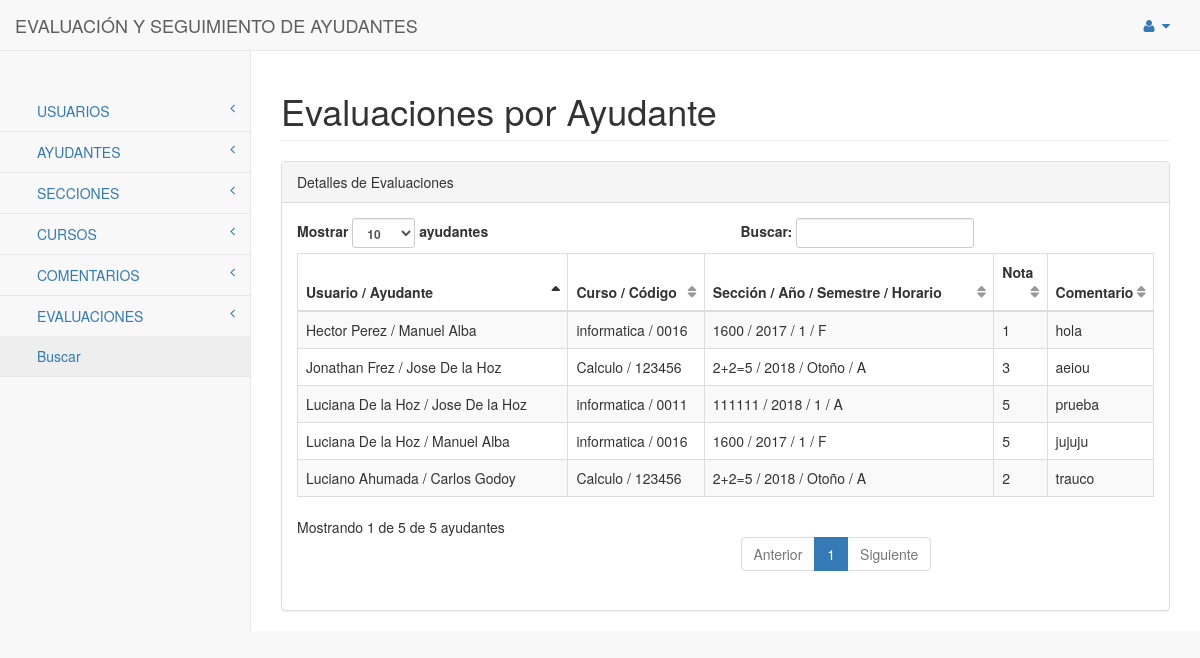
The app's page /comentarios/buscar (signed in) with its own data.
### app/models.py (models this page shows)
class Comentarios(db.Model):
     id = db.Column(db.Integer, primary_key=True)
     ayudante_id = db.Column(db.Integer,  db.ForeignKey(Secciones.id),nullable=False)
     seccion_id = db.Column(db.Integer, db.ForeignKey(Ayudantes.id), nullable=False)
     comentario = db.Column(db.Text, nullable=False)
     estrella = db.Column(db.Integer, nullable=False)
     seccion = db.relationship('Secciones')
     ayudante = db.relationship('Ayudantes')

class Usuarios(db.Model):
    id = db.Column(db.Integer, primary_key=True)
    nombre = db.Column(db.String(30), nullable=False)
    apellido = db.Column(db.String(30), nullable=False)
    rut = db.Column(db.Text, nullable=False)
    email = db.Column(db.Text, unique=True ,nullable=False)
    telefono = db.Column(db.Text, nullable=False)
    contrasena = db.Column(db.Text, nullable=False)
    rol = db.Column(db.Integer, nullable=False)
    secciones = db.relationship('Secciones')

class Ayudantes(db.Model):
     id = db.Column(db.Integer, primary_key=True)
     nombre = db.Column(db.String(30), nullable=False)
     apellido = db.Column(db.String(30), nullable=False)
     comentarios = db.relationship('Comentarios')

class Cursos(db.Model):
    id = db.Column(db.Integer, primary_key=True)
    nombre = db.Column(db.String(30), nullable=False)
    codigo = db.Column(db.Text, nullable=False)
    secciones = db.relationship('Secciones')

class Secciones(db.Model):
     id = db.Column(db.Integer, primary_key=True)
     usuario_id = db.Column(db.Integer,  db.ForeignKey(Usuarios.id),nullable=False)
     curso_id = db.Column(db.Integer, db.ForeignKey(Cursos.id), nullable=False)
     numero = db.Column(db.Integer, nullable=False)
     ano = db.Column(db.Integer, nullable=False)
     semestre = db.Column(db.Integer, nullable=False)
     horario = db.Column(db.Text, nullable=False)
     usuario = db.relationship('Usuarios')
     curso = db.relationship('Cursos')
     comentarios = db.relationship('Comentarios')

### app/modulos/comentarios/__init__.py (the view)
@module.route('/buscar', methods=['GET', 'POST'])
@requires_auth
def buscar():
	sql ="""SELECT
usuarios.nombre,
usuarios.apellido,
ayudantes.nombre,
ayudantes.apellido,
cursos.nombre AS nombre_curso,
cursos.codigo,
secciones.numero AS numero_seccion,
secciones.ano AS año,
secciones.semestre,
secciones.horario,
comentarios.estrella,
comentarios.comentario
FROM
usuarios,
ayudantes,
cursos,
secciones,
comentarios
where
usuarios.id = comentarios.estrella and
ayudantes.id = comentarios.ayudante_id and
comentarios.seccion_id = secciones.id and
secciones.curso_id = cursos.id
ORDER BY ayudantes.nombre ASC"""
	return render_template("comentarios_tables.html",resultados = module.db.engine.execute(sql))

### app/login.py (called while the page is built)
def requires_auth(f):
    @wraps(f)
    def decorated(*args, **kwargs):
        if 'id' not in session:
            return redirect('/')
        return f(*args, **kwargs)
    return decorated

### app/modulos/comentarios/templates/comentarios_tables.html
{% extends "base.html" %}
{% block content %}
<div id="page-wrapper">
            <div class="row">
                <div class="col-lg-12">
                    <h1 class="page-header">Evaluaciones por Ayudante</h1>
                </div>
            </div>
            <div class="row">
                <div class="col-lg-12">
                    <div class="panel panel-default">
                        <div class="panel-heading">
                            Detalles de Evaluaciones
                        </div>
                        <div class="panel-body">
                            <table width="100%" class="table table-striped table-bordered table-hover" id="dataTables-example">
                                <thead>
                                    <tr>
                                        <th>Usuario / Ayudante</th>
                                        <th>Curso / Código</th>
                                        <th>Sección / Año / Semestre / Horario</th>
                                        <th>Nota</th>
                                        <th>Comentario</th>
                                    </tr>
                                </thead>
                                <tbody>
                                    {%for resultado in resultados %}
                                    <tr class="{%if loop.index %2  == true %} odd gradeX{%else%}even gradeC{%endif%}" >
                                        <td> {{resultado[0]}} {{resultado[1]}}  /  {{resultado[2]}} {{resultado[3]}} </td>
                                        <td> {{resultado[4]}} / {{resultado[5]}} </td>
                                        <td> {{resultado[6]}} / {{resultado[7]}} / {{resultado[8]}} / {{resultado[9]}}</td>
                                        <td class="center">{{resultado[10]}} </td>
                                        <td class="center">{{resultado[11]}} </td>
                                    </tr>
                                    {% endfor %}
                                </tbody>
                            </table>
                        </div>
                    </div>
                </div>
            </div>
</div>
{% endblock %}

### app/templates/base.html (shortened to what this page needs)
<!DOCTYPE html>
<html lang="en">
<head>
    <link href="/static/vendor/bootstrap/css/bootstrap.min.css" rel="stylesheet">
    <link href="/static/vendor/metisMenu/metisMenu.min.css" rel="stylesheet">
    <link href="/static/css/sb-admin-2.css" rel="stylesheet">
    <link href="/static/vendor/font-awesome/css/font-awesome.min.css" rel="stylesheet" type="text/css">
</head>
<body>
    <div id="wrapper">
        <nav class="navbar navbar-default navbar-static-top" role="navigation" style="margin-bottom: 0">
            <div class="navbar-header">
                <a class="navbar-brand" href="/main/index">EVALUACIÓN Y SEGUIMIENTO DE AYUDANTES</a>
            </div>
            <ul class="nav navbar-top-links navbar-right">
                <li class="dropdown">
                    <a class="dropdown-toggle" data-toggle="dropdown" href="#">
                        <i class="fa fa-user fa-fw"></i> <i class="fa fa-caret-down"></i>
                    </a>
                </li>
            </ul>
            <div class="navbar-default sidebar" role="navigation">
                <div class="sidebar-nav navbar-collapse">
                    <ul class="nav" id="side-menu">
                        <br>
                        <br>
                        <li>
                            <a href="#"> USUARIOS<span class="fa arrow"></span></a>
                        </li>
                        <li>
                            <a href="#"> AYUDANTES<span class="fa arrow"></span></a>
                        </li>
                        <li>
                            <a href="#"> SECCIONES<span class="fa arrow"></span></a>
                        </li>
                        <li>
                            <a href="#"> CURSOS<span class="fa arrow"></span></a>
                        </li>
                        <li>
                            <a href="#"> COMENTARIOS<span class="fa arrow"></span></a>
                        </li>
                        <li>
                            <a href="#"> EVALUACIONES<span class="fa arrow"></span></a>
                            <ul class="nav nav-second-level">
                                <li>
                                    <a href="{{url_for('comentarios.buscar')}}">Buscar</a>
                                </li>
                            </ul>
                        </li>
                    </ul>
                </div>
            </div>
        </nav>
    </div>
    {% block content %}{% endblock %}
</body>
</html>

### app/static/css/sb-admin-2.css (style rules this page uses)
body { background-color: #f8f8f8; }
#wrapper { width: 100%; }
#page-wrapper { padding: 0 15px; min-height: 568px; background-color: white; }
@media (min-width: 768px) { #page-wrapper { position: inherit; margin: 0 0 0 250px; padding: 0 30px; border-left: 1px solid #e7e7e7; } }
.navbar-top-links { margin-right: 0; }
.navbar-top-links li { display: inline-block; }
.navbar-top-links li:last-child { margin-right: 15px; }
.navbar-top-links li a { padding: 15px; min-height: 50px; }
.sidebar .sidebar-nav.navbar-collapse { padding-left: 0; padding-right: 0; }
.sidebar ul li { border-bottom: 1px solid #e7e7e7; }
.sidebar ul li a.active { background-color: #eeeeee; }
.sidebar .arrow { float: right; }
.sidebar .fa.arrow:before { content: "\f104"; }
.sidebar .nav-second-level li, .sidebar .nav-third-level li { border-bottom: none !important; }
.sidebar .nav-second-level li a { padding-left: 37px; }
@media (min-width: 768px) { .sidebar { z-index: 1; position: absolute; width: 250px; margin-top: 51px; } }
table.dataTable thead .sorting, table.dataTable thead .sorting_asc, table.dataTable thead .sorting_desc, table.dataTable thead .sorting_asc_disabled, table.dataTable thead .sorting_desc_disabled { background: transparent; }
table.dataTable thead .sorting_asc:after { content: "\f0de"; float: right; font-family: fontawesome; }
table.dataTable thead .sorting:after { content: "\f0dc"; float: right; font-family: fontawesome; color: rgba(50, 50, 50, 0.5); }

### records on screen
Comentarios: nombre "Luciano", apellido "Ahumada", nombre "Carlos", apellido "Godoy", nombre "Calculo", codigo "123456", numero "2+2=5", ano "2018", semestre "Otoño", horario "A", estrella "2", comentario "trauco"
Comentarios: nombre "Luciana", apellido "De la Hoz", nombre "Jose", nombre "informatica", codigo "0011", numero "111111", ano "2018", semestre "1", horario "A", estrella "5", comentario "prueba"
Comentarios: nombre "Jonathan", apellido "Frez", nombre "Jose", apellido "De la Hoz", nombre "Calculo", codigo "123456", numero "2+2=5", ano "2018", semestre "Otoño", horario "A", estrella "3", comentario "aeiou"
Comentarios: nombre "Luciana", apellido "De la Hoz", nombre "Manuel", apellido "Alba", nombre "informatica", codigo "0016", numero "1600", ano "2017", semestre "1", horario "F", estrella "5", comentario "jujuju"
Comentarios: nombre "Hector", apellido "Perez", nombre "Manuel", apellido "Alba", nombre "informatica", codigo "0016", numero "1600", ano "2017", semestre "1", horario "F", estrella "1", comentario "hola"
